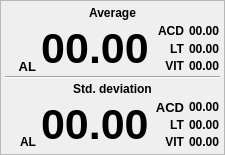
<?xml version="1.0" encoding="UTF-8"?>
<ui version="4.0">
 <class>bigviewnum</class>
 <widget class="QWidget" name="bigviewnum">
  <property name="geometry">
   <rect>
    <x>0</x>
    <y>0</y>
    <width>225</width>
    <height>155</height>
   </rect>
  </property>
  <property name="windowTitle">
   <string>Form</string>
  </property>
  <layout class="QGridLayout" name="gridLayout_2">
   <property name="leftMargin">
    <number>0</number>
   </property>
   <property name="topMargin">
    <number>0</number>
   </property>
   <property name="rightMargin">
    <number>0</number>
   </property>
   <property name="bottomMargin">
    <number>0</number>
   </property>
   <property name="spacing">
    <number>0</number>
   </property>
   <item row="0" column="0">
    <widget class="QFrame" name="frame">
     <property name="frameShape">
      <enum>QFrame::StyledPanel</enum>
     </property>
     <property name="frameShadow">
      <enum>QFrame::Raised</enum>
     </property>
     <layout class="QGridLayout" name="gridLayout_5">
      <property name="leftMargin">
       <number>2</number>
      </property>
      <property name="topMargin">
       <number>2</number>
      </property>
      <property name="rightMargin">
       <number>2</number>
      </property>
      <property name="bottomMargin">
       <number>2</number>
      </property>
      <property name="spacing">
       <number>2</number>
      </property>
      <item row="0" column="0">
       <layout class="QGridLayout" name="gridLayout_3">
        <item row="0" column="0">
         <layout class="QGridLayout" name="gridLayout_4" rowstretch="0,0,0,0,0,0,0,0,0" columnstretch="0,0,0,0">
          <property name="leftMargin">
           <number>2</number>
          </property>
          <property name="topMargin">
           <number>2</number>
          </property>
          <property name="rightMargin">
           <number>2</number>
          </property>
          <property name="bottomMargin">
           <number>2</number>
          </property>
          <property name="horizontalSpacing">
           <number>5</number>
          </property>
          <property name="verticalSpacing">
           <number>2</number>
          </property>
          <item row="6" column="1" rowspan="3">
           <widget class="QLabel" name="lDevAL_2">
            <property name="font">
             <font>
              <pointsize>32</pointsize>
              <weight>75</weight>
              <bold>true</bold>
             </font>
            </property>
            <property name="text">
             <string>00.00</string>
            </property>
            <property name="alignment">
             <set>Qt::AlignLeading|Qt::AlignLeft|Qt::AlignVCenter</set>
            </property>
           </widget>
          </item>
          <item row="3" column="2">
           <widget class="QLabel" name="label_12">
            <property name="font">
             <font>
              <weight>75</weight>
              <bold>true</bold>
             </font>
            </property>
            <property name="text">
             <string>VIT</string>
            </property>
            <property name="alignment">
             <set>Qt::AlignRight|Qt::AlignTrailing|Qt::AlignVCenter</set>
            </property>
           </widget>
          </item>
          <item row="8" column="0">
           <widget class="QLabel" name="label_18">
            <property name="font">
             <font>
              <weight>75</weight>
              <bold>true</bold>
             </font>
            </property>
            <property name="text">
             <string>AL</string>
            </property>
            <property name="alignment">
             <set>Qt::AlignRight|Qt::AlignTrailing|Qt::AlignVCenter</set>
            </property>
           </widget>
          </item>
          <item row="6" column="3">
           <widget class="QLabel" name="lDevAcd_2">
            <property name="font">
             <font>
              <weight>75</weight>
              <bold>true</bold>
             </font>
            </property>
            <property name="text">
             <string>00.00</string>
            </property>
           </widget>
          </item>
          <item row="2" column="2">
           <widget class="QLabel" name="label_14">
            <property name="font">
             <font>
              <weight>75</weight>
              <bold>true</bold>
             </font>
            </property>
            <property name="text">
             <string>LT</string>
            </property>
            <property name="alignment">
             <set>Qt::AlignRight|Qt::AlignTrailing|Qt::AlignVCenter</set>
            </property>
           </widget>
          </item>
          <item row="5" column="0" colspan="4">
           <widget class="QLabel" name="label_13">
            <property name="font">
             <font>
              <weight>75</weight>
              <bold>true</bold>
             </font>
            </property>
            <property name="text">
             <string>Std. deviation</string>
            </property>
            <property name="alignment">
             <set>Qt::AlignCenter</set>
            </property>
           </widget>
          </item>
          <item row="3" column="0">
           <widget class="QLabel" name="label_15">
            <property name="font">
             <font>
              <pointsize>10</pointsize>
              <weight>75</weight>
              <bold>true</bold>
             </font>
            </property>
            <property name="layoutDirection">
             <enum>Qt::LeftToRight</enum>
            </property>
            <property name="text">
             <string>AL</string>
            </property>
            <property name="alignment">
             <set>Qt::AlignRight|Qt::AlignTrailing|Qt::AlignVCenter</set>
            </property>
           </widget>
          </item>
          <item row="7" column="2">
           <widget class="QLabel" name="label_19">
            <property name="font">
             <font>
              <weight>75</weight>
              <bold>true</bold>
             </font>
            </property>
            <property name="text">
             <string>LT</string>
            </property>
            <property name="alignment">
             <set>Qt::AlignRight|Qt::AlignTrailing|Qt::AlignVCenter</set>
            </property>
           </widget>
          </item>
          <item row="8" column="3">
           <widget class="QLabel" name="lDevVit_2">
            <property name="font">
             <font>
              <weight>75</weight>
              <bold>true</bold>
             </font>
            </property>
            <property name="text">
             <string>00.00</string>
            </property>
           </widget>
          </item>
          <item row="1" column="2">
           <widget class="QLabel" name="label_17">
            <property name="font">
             <font>
              <weight>75</weight>
              <bold>true</bold>
             </font>
            </property>
            <property name="text">
             <string>ACD</string>
            </property>
            <property name="alignment">
             <set>Qt::AlignRight|Qt::AlignTrailing|Qt::AlignVCenter</set>
            </property>
           </widget>
          </item>
          <item row="4" column="0" colspan="4">
           <widget class="Line" name="line_5">
            <property name="orientation">
             <enum>Qt::Horizontal</enum>
            </property>
           </widget>
          </item>
          <item row="8" column="2">
           <widget class="QLabel" name="label_20">
            <property name="font">
             <font>
              <weight>75</weight>
              <bold>true</bold>
             </font>
            </property>
            <property name="text">
             <string>VIT</string>
            </property>
            <property name="alignment">
             <set>Qt::AlignRight|Qt::AlignTrailing|Qt::AlignVCenter</set>
            </property>
           </widget>
          </item>
          <item row="2" column="3">
           <widget class="QLabel" name="lAvgLt_2">
            <property name="font">
             <font>
              <weight>75</weight>
              <bold>true</bold>
             </font>
            </property>
            <property name="text">
             <string>00.00</string>
            </property>
           </widget>
          </item>
          <item row="0" column="0" colspan="4">
           <widget class="QLabel" name="label_5">
            <property name="font">
             <font>
              <weight>75</weight>
              <bold>true</bold>
             </font>
            </property>
            <property name="text">
             <string>Average</string>
            </property>
            <property name="alignment">
             <set>Qt::AlignCenter</set>
            </property>
           </widget>
          </item>
          <item row="3" column="3">
           <widget class="QLabel" name="lAvgVit_2">
            <property name="font">
             <font>
              <weight>75</weight>
              <bold>true</bold>
             </font>
            </property>
            <property name="text">
             <string>00.00</string>
            </property>
           </widget>
          </item>
          <item row="1" column="1" rowspan="3">
           <widget class="QLabel" name="lAveAL_2">
            <property name="font">
             <font>
              <pointsize>32</pointsize>
              <weight>75</weight>
              <bold>true</bold>
             </font>
            </property>
            <property name="text">
             <string>00.00</string>
            </property>
            <property name="alignment">
             <set>Qt::AlignCenter</set>
            </property>
           </widget>
          </item>
          <item row="1" column="3">
           <widget class="QLabel" name="lAvgAcd_2">
            <property name="font">
             <font>
              <weight>75</weight>
              <bold>true</bold>
             </font>
            </property>
            <property name="text">
             <string>00.00</string>
            </property>
           </widget>
          </item>
          <item row="6" column="2">
           <widget class="QLabel" name="label_16">
            <property name="font">
             <font>
              <pointsize>10</pointsize>
              <weight>75</weight>
              <bold>true</bold>
             </font>
            </property>
            <property name="text">
             <string>ACD</string>
            </property>
            <property name="alignment">
             <set>Qt::AlignRight|Qt::AlignTrailing|Qt::AlignVCenter</set>
            </property>
           </widget>
          </item>
          <item row="7" column="3">
           <widget class="QLabel" name="lDevLt_2">
            <property name="font">
             <font>
              <weight>75</weight>
              <bold>true</bold>
             </font>
            </property>
            <property name="text">
             <string>00.00</string>
            </property>
           </widget>
          </item>
         </layout>
        </item>
       </layout>
      </item>
     </layout>
    </widget>
   </item>
  </layout>
 </widget>
 <resources/>
 <connections/>
</ui>
